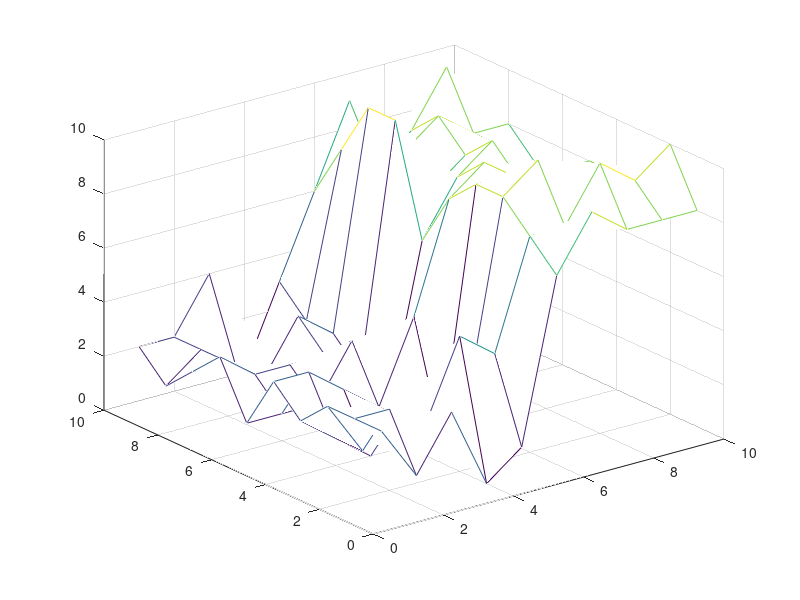

The MATLAB script that drew this image: (Note: this script raises an error after producing the figure.)
% testing modifications of BP for neurons

% clear classes 

ideal = zeros(10,10,'int32');
ideal(:,1:5) = 2;
ideal(:,6:end) = 8;
im = ideal + int32(1*randn(size(ideal)));
mesh(im);

levels = int32(1:10);

bp = NeuralBP(im, levels, 1, .2);
steps = 400;
time = (1:steps)*bp.dt;
results = zeros(size(im,1),size(im,2),steps);
figure(1), set(gcf, 'Position', [229 373 1012 420])
for i = 1:steps
    time(i)-bp.dt
    tic, bp.iterate(time(i)-bp.dt); toc
%     result = getMAP(bp);
%     mesh(result)
    subplot(1,2,1), mesh(getMAP(bp))
    subplot(1,2,2), mesh(getProbeMAP(bp))
    pause(.01)
    results(:,:,i) = getProbeMAP(bp);
%     imagesc(result), pause(.01)
end

figure
subplot(2,2,1), mesh(ideal), title('ideal'), set(gca, 'ZLim', [-2 12])
subplot(2,2,2), mesh(im), title('input'), set(gca, 'ZLim', [-2 12])
subplot(2,2,3), mesh(mean(results(:,:,1:5), 3)), title('early'), set(gca, 'ZLim', [-2 12])
subplot(2,2,4), mesh(mean(results(:,:,end-4:end), 3)), title('late'), set(gca, 'ZLim', [-2 12])
